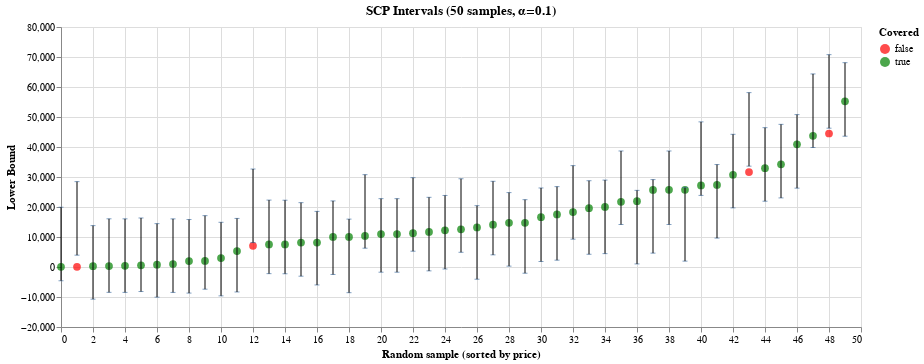

Source (notebook cell):
### Code cell
chart = alt.Chart(df_sample, title=f"SCP Intervals (50 samples, α={alpha})").encode(
    alt.X("index:Q", title="Random sample (sorted by price)"),
    tooltip=["index", "True Price", "Lower Bound", "Upper Bound", "is_covered"],
)

points = chart.mark_point(size=60, filled=True).encode(
    alt.Y("True Price:Q"),
    alt.Color("is_covered:N", title="Covered", scale={"range": ["red", "green"]}),
)

intervals = chart.mark_errorbar(ticks=True).encode(
    alt.Y("Lower Bound:Q"), alt.Y2("Upper Bound:Q")
)

(points + intervals).properties(width=800)

### Figure 1 — Vega specification as saved in the notebook (floating-point values rounded to 4 significant figures)
{"$schema": "https://vega.github.io/schema/vega/v6.json", "data": [{"name": "source_0"}, {"name": "data_0", "values": [{"Lower Bound": -4587.0, "True Price": 50, "Upper Bound": 19930.0, "index": 0, "is_covered": true}, {"Lower Bound": 3943.0, "True Price": 55, "Upper Bound": 28460.0, "index": 1, "is_covered": false}, {"Lower Bound": -10720.0, "True Price": 282, "Upper Bound": 13800.0, "index": 2, "is_covered": true}, {"Lower Bound": -8449.0, "True Price": 314, "Upper Bound": 16070.0, "index": 3, "is_covered": true}, {"Lower Bound": -8464.0, "True Price": 392, "Upper Bound": 16050.0, "index": 4, "is_covered": true}, {"Lower Bound": -8179.0, "True Price": 549, "Upper Bound": 16340.0, "index": 5, "is_covered": true}, {"Lower Bound": -10060.0, "True Price": 784, "Upper Bound": 14460.0, "index": 6, "is_covered": true}, {"Lower Bound": -8473.0, "True Price": 1000, "Upper Bound": 16040.0, "index": 7, "is_covered": true}, {"Lower Bound": -8695.0, "True Price": 1960, "Upper Bound": 15820.0, "index": 8, "is_covered": true}, {"Lower Bound": -7398.0, "True Price": 2038, "Upper Bound": 17120.0, "index": 9, "is_covered": true}, {"Lower Bound": -9617.0, "True Price": 2979, "Upper Bound": 14900.0, "index": 10, "is_covered": true}, {"Lower Bound": -8324.0, "True Price": 5331, "Upper Bound": 16190.0, "index": 11, "is_covered": true}, {"Lower Bound": 8144.0, "True Price": 7056, "Upper Bound": 32660.0, "index": 12, "is_covered": false}, {"Lower Bound": -2213.0, "True Price": 7527, "Upper Bound": 22300.0, "index": 13, "is_covered": true}, {"Lower Bound": -2254.0, "True Price": 7527, "Upper Bound": 22260.0, "index": 14, "is_covered": true}, {"Lower Bound": -3065.0, "True Price": 8154, "Upper Bound": 21450.0, "index": 15, "is_covered": true}, {"Lower Bound": -5981.0, "True Price": 8154, "Upper Bound": 18530.0, "index": 16, "is_covered": true}, {"Lower Bound": -2486.0, "True Price": 10036, "Upper Bound": 22030.0, "index": 17, "is_covered": true}, {"Lower Bound": -8558.0, "True Price": 10036, "Upper Bound": 15960.0, "index": 18, "is_covered": true}, {"Lower Bound": 6265.0, "True Price": 10349, "Upper Bound": 30780.0, "index": 19, "is_covered": true}, {"Lower Bound": -1730.0, "True Price": 10976, "Upper Bound": 22790.0, "index": 20, "is_covered": true}, {"Lower Bound": -1731.0, "True Price": 10976, "Upper Bound": 22780.0, "index": 21, "is_covered": true}, {"Lower Bound": 5264.0, "True Price": 11290, "Upper Bound": 29780.0, "index": 22, "is_covered": true}, {"Lower Bound": -1289.0, "True Price": 11676, "Upper Bound": 23230.0, "index": 23, "is_covered": true}, {"Lower Bound": -665.8, "True Price": 12231, "Upper Bound": 23850.0, "index": 24, "is_covered": true}, {"Lower Bound": 4902.0, "True Price": 12544, "Upper Bound": 29420.0, "index": 25, "is_covered": true}, {"Lower Bound": -4073.0, "True Price": 13172, "Upper Bound": 20440.0, "index": 26, "is_covered": true}, {"Lower Bound": 4051.0, "True Price": 14113, "Upper Bound": 28570.0, "index": 27, "is_covered": true}, {"Lower Bound": 287.6, "True Price": 14740, "Upper Bound": 24800.0, "index": 28, "is_covered": true}, {"Lower Bound": -2070.0, "True Price": 14740, "Upper Bound": 22450.0, "index": 29, "is_covered": true}, {"Lower Bound": 1825.0, "True Price": 16621, "Upper Bound": 26340.0, "index": 30, "is_covered": true}, {"Lower Bound": 2276.0, "True Price": 17540, "Upper Bound": 26790.0, "index": 31, "is_covered": true}, {"Lower Bound": 9276.0, "True Price": 18305, "Upper Bound": 33790.0, "index": 32, "is_covered": true}, {"Lower Bound": 4245.0, "True Price": 19613, "Upper Bound": 28760.0, "index": 33, "is_covered": true}, {"Lower Bound": 4457.0, "True Price": 20005, "Upper Bound": 28970.0, "index": 34, "is_covered": true}, {"Lower Bound": 14160.0, "True Price": 21730, "Upper Bound": 38680.0, "index": 35, "is_covered": true}, {"Lower Bound": 1026.0, "True Price": 21953, "Upper Bound": 25540.0, "index": 36, "is_covered": true}, {"Lower Bound": 4622.0, "True Price": 25669, "Upper Bound": 29140.0, "index": 37, "is_covered": true}, {"Lower Bound": 14160.0, "True Price": 25716, "Upper Bound": 38670.0, "index": 38, "is_covered": true}, {"Lower Bound": 1957.0, "True Price": 25716, "Upper Bound": 26470.0, "index": 39, "is_covered": true}, {"Lower Bound": 23860.0, "True Price": 27174, "Upper Bound": 48380.0, "index": 40, "is_covered": true}, {"Lower Bound": 9634.0, "True Price": 27356, "Upper Bound": 34150.0, "index": 41, "is_covered": true}, {"Lower Bound": 19710.0, "True Price": 30750, "Upper Bound": 44230.0, "index": 42, "is_covered": true}, {"Lower Bound": 33610.0, "True Price": 31653, "Upper Bound": 58130.0, "index": 43, "is_covered": false}, {"Lower Bound": 21930.0, "True Price": 32929, "Upper Bound": 46450.0, "index": 44, "is_covered": true}, {"Lower Bound": 23030.0, "True Price": 34240, "Upper Bound": 47550.0, "index": 45, "is_covered": true}, {"Lower Bound": 26280.0, "True Price": 40889, "Upper Bound": 50800.0, "index": 46, "is_covered": true}, {"Lower Bound": 39840.0, "True Price": 43714, "Upper Bound": 64360.0, "index": 47, "is_covered": true}, {"Lower Bound": 46270.0, "True Price": 44500, "Upper Bound": 70790.0, "index": 48, "is_covered": false}, {"Lower Bound": 43590.0, "True Price": 55230, "Upper Bound": 68110.0, "index": 49, "is_covered": true}]}, {"name": "data_1"}, {"name": "data_2", "values": [{"Lower Bound": -4587.0, "True Price": 50, "Upper Bound": 19930.0, "index": 0, "is_covered": true, "lower_Lower Bound": -4587.0, "upper_Lower Bound": 19930.0}, {"Lower Bound": 3943.0, "True Price": 55, "Upper Bound": 28460.0, "index": 1, "is_covered": false, "lower_Lower Bound": 3943.0, "upper_Lower Bound": 28460.0}, {"Lower Bound": -10720.0, "True Price": 282, "Upper Bound": 13800.0, "index": 2, "is_covered": true, "lower_Lower Bound": -10720.0, "upper_Lower Bound": 13800.0}, {"Lower Bound": -8449.0, "True Price": 314, "Upper Bound": 16070.0, "index": 3, "is_covered": true, "lower_Lower Bound": -8449.0, "upper_Lower Bound": 16070.0}, {"Lower Bound": -8464.0, "True Price": 392, "Upper Bound": 16050.0, "index": 4, "is_covered": true, "lower_Lower Bound": -8464.0, "upper_Lower Bound": 16050.0}, {"Lower Bound": -8179.0, "True Price": 549, "Upper Bound": 16340.0, "index": 5, "is_covered": true, "lower_Lower Bound": -8179.0, "upper_Lower Bound": 16340.0}, {"Lower Bound": -10060.0, "True Price": 784, "Upper Bound": 14460.0, "index": 6, "is_covered": true, "lower_Lower Bound": -10060.0, "upper_Lower Bound": 14460.0}, {"Lower Bound": -8473.0, "True Price": 1000, "Upper Bound": 16040.0, "index": 7, "is_covered": true, "lower_Lower Bound": -8473.0, "upper_Lower Bound": 16040.0}, {"Lower Bound": -8695.0, "True Price": 1960, "Upper Bound": 15820.0, "index": 8, "is_covered": true, "lower_Lower Bound": -8695.0, "upper_Lower Bound": 15820.0}, {"Lower Bound": -7398.0, "True Price": 2038, "Upper Bound": 17120.0, "index": 9, "is_covered": true, "lower_Lower Bound": -7398.0, "upper_Lower Bound": 17120.0}, {"Lower Bound": -9617.0, "True Price": 2979, "Upper Bound": 14900.0, "index": 10, "is_covered": true, "lower_Lower Bound": -9617.0, "upper_Lower Bound": 14900.0}, {"Lower Bound": -8324.0, "True Price": 5331, "Upper Bound": 16190.0, "index": 11, "is_covered": true, "lower_Lower Bound": -8324.0, "upper_Lower Bound": 16190.0}, {"Lower Bound": 8144.0, "True Price": 7056, "Upper Bound": 32660.0, "index": 12, "is_covered": false, "lower_Lower Bound": 8144.0, "upper_Lower Bound": 32660.0}, {"Lower Bound": -2213.0, "True Price": 7527, "Upper Bound": 22300.0, "index": 13, "is_covered": true, "lower_Lower Bound": -2213.0, "upper_Lower Bound": 22300.0}, {"Lower Bound": -2254.0, "True Price": 7527, "Upper Bound": 22260.0, "index": 14, "is_covered": true, "lower_Lower Bound": -2254.0, "upper_Lower Bound": 22260.0}, {"Lower Bound": -3065.0, "True Price": 8154, "Upper Bound": 21450.0, "index": 15, "is_covered": true, "lower_Lower Bound": -3065.0, "upper_Lower Bound": 21450.0}, {"Lower Bound": -5981.0, "True Price": 8154, "Upper Bound": 18530.0, "index": 16, "is_covered": true, "lower_Lower Bound": -5981.0, "upper_Lower Bound": 18530.0}, {"Lower Bound": -2486.0, "True Price": 10036, "Upper Bound": 22030.0, "index": 17, "is_covered": true, "lower_Lower Bound": -2486.0, "upper_Lower Bound": 22030.0}, {"Lower Bound": -8558.0, "True Price": 10036, "Upper Bound": 15960.0, "index": 18, "is_covered": true, "lower_Lower Bound": -8558.0, "upper_Lower Bound": 15960.0}, {"Lower Bound": 6265.0, "True Price": 10349, "Upper Bound": 30780.0, "index": 19, "is_covered": true, "lower_Lower Bound": 6265.0, "upper_Lower Bound": 30780.0}, {"Lower Bound": -1730.0, "True Price": 10976, "Upper Bound": 22790.0, "index": 20, "is_covered": true, "lower_Lower Bound": -1730.0, "upper_Lower Bound": 22790.0}, {"Lower Bound": -1731.0, "True Price": 10976, "Upper Bound": 22780.0, "index": 21, "is_covered": true, "lower_Lower Bound": -1731.0, "upper_Lower Bound": 22780.0}, {"Lower Bound": 5264.0, "True Price": 11290, "Upper Bound": 29780.0, "index": 22, "is_covered": true, "lower_Lower Bound": 5264.0, "upper_Lower Bound": 29780.0}, {"Lower Bound": -1289.0, "True Price": 11676, "Upper Bound": 23230.0, "index": 23, "is_covered": true, "lower_Lower Bound": -1289.0, "upper_Lower Bound": 23230.0}, {"Lower Bound": -665.8, "True Price": 12231, "Upper Bound": 23850.0, "index": 24, "is_covered": true, "lower_Lower Bound": -665.8, "upper_Lower Bound": 23850.0}, {"Lower Bound": 4902.0, "True Price": 12544, "Upper Bound": 29420.0, "index": 25, "is_covered": true, "lower_Lower Bound": 4902.0, "upper_Lower Bound": 29420.0}, {"Lower Bound": -4073.0, "True Price": 13172, "Upper Bound": 20440.0, "index": 26, "is_covered": true, "lower_Lower Bound": -4073.0, "upper_Lower Bound": 20440.0}, {"Lower Bound": 4051.0, "True Price": 14113, "Upper Bound": 28570.0, "index": 27, "is_covered": true, "lower_Lower Bound": 4051.0, "upper_Lower Bound": 28570.0}, {"Lower Bound": 287.6, "True Price": 14740, "Upper Bound": 24800.0, "index": 28, "is_covered": true, "lower_Lower Bound": 287.6, "upper_Lower Bound": 24800.0}, {"Lower Bound": -2070.0, "True Price": 14740, "Upper Bound": 22450.0, "index": 29, "is_covered": true, "lower_Lower Bound": -2070.0, "upper_Lower Bound": 22450.0}, {"Lower Bound": 1825.0, "True Price": 16621, "Upper Bound": 26340.0, "index": 30, "is_covered": true, "lower_Lower Bound": 1825.0, "upper_Lower Bound": 26340.0}, {"Lower Bound": 2276.0, "True Price": 17540, "Upper Bound": 26790.0, "index": 31, "is_covered": true, "lower_Lower Bound": 2276.0, "upper_Lower Bound": 26790.0}, {"Lower Bound": 9276.0, "True Price": 18305, "Upper Bound": 33790.0, "index": 32, "is_covered": true, "lower_Lower Bound": 9276.0, "upper_Lower Bound": 33790.0}, {"Lower Bound": 4245.0, "True Price": 19613, "Upper Bound": 28760.0, "index": 33, "is_covered": true, "lower_Lower Bound": 4245.0, "upper_Lower Bound": 28760.0}, {"Lower Bound": 4457.0, "True Price": 20005, "Upper Bound": 28970.0, "index": 34, "is_covered": true, "lower_Lower Bound": 4457.0, "upper_Lower Bound": 28970.0}, {"Lower Bound": 14160.0, "True Price": 21730, "Upper Bound": 38680.0, "index": 35, "is_covered": true, "lower_Lower Bound": 14160.0, "upper_Lower Bound": 38680.0}, {"Lower Bound": 1026.0, "True Price": 21953, "Upper Bound": 25540.0, "index": 36, "is_covered": true, "lower_Lower Bound": 1026.0, "upper_Lower Bound": 25540.0}, {"Lower Bound": 4622.0, "True Price": 25669, "Upper Bound": 29140.0, "index": 37, "is_covered": true, "lower_Lower Bound": 4622.0, "upper_Lower Bound": 29140.0}, {"Lower Bound": 14160.0, "True Price": 25716, "Upper Bound": 38670.0, "index": 38, "is_covered": true, "lower_Lower Bound": 14160.0, "upper_Lower Bound": 38670.0}, {"Lower Bound": 1957.0, "True Price": 25716, "Upper Bound": 26470.0, "index": 39, "is_covered": true, "lower_Lower Bound": 1957.0, "upper_Lower Bound": 26470.0}, {"Lower Bound": 23860.0, "True Price": 27174, "Upper Bound": 48380.0, "index": 40, "is_covered": true, "lower_Lower Bound": 23860.0, "upper_Lower Bound": 48380.0}, {"Lower Bound": 9634.0, "True Price": 27356, "Upper Bound": 34150.0, "index": 41, "is_covered": true, "lower_Lower Bound": 9634.0, "upper_Lower Bound": 34150.0}, {"Lower Bound": 19710.0, "True Price": 30750, "Upper Bound": 44230.0, "index": 42, "is_covered": true, "lower_Lower Bound": 19710.0, "upper_Lower Bound": 44230.0}, {"Lower Bound": 33610.0, "True Price": 31653, "Upper Bound": 58130.0, "index": 43, "is_covered": false, "lower_Lower Bound": 33610.0, "upper_Lower Bound": 58130.0}, {"Lower Bound": 21930.0, "True Price": 32929, "Upper Bound": 46450.0, "index": 44, "is_covered": true, "lower_Lower Bound": 21930.0, "upper_Lower Bound": 46450.0}, {"Lower Bound": 23030.0, "True Price": 34240, "Upper Bound": 47550.0, "index": 45, "is_covered": true, "lower_Lower Bound": 23030.0, "upper_Lower Bound": 47550.0}, {"Lower Bound": 26280.0, "True Price": 40889, "Upper Bound": 50800.0, "index": 46, "is_covered": true, "lower_Lower Bound": 26280.0, "upper_Lower Bound": 50800.0}, {"Lower Bound": 39840.0, "True Price": 43714, "Upper Bound": 64360.0, "index": 47, "is_covered": true, "lower_Lower Bound": 39840.0, "upper_Lower Bound": 64360.0}, {"Lower Bound": 46270.0, "True Price": 44500, "Upper Bound": 70790.0, "index": 48, "is_covered": false, "lower_Lower Bound": 46270.0, "upper_Lower Bound": 70790.0}, {"Lower Bound": 43590.0, "True Price": 55230, "Upper Bound": 68110.0, "index": 49, "is_covered": true, "lower_Lower Bound": 43590.0, "upper_Lower Bound": 68110.0}]}, {"name": "data_3", "values": [{"Lower Bound": -4587.0, "True Price": 50, "Upper Bound": 19930.0, "index": 0, "is_covered": true, "upper_Lower Bound": 19930.0}, {"Lower Bound": 3943.0, "True Price": 55, "Upper Bound": 28460.0, "index": 1, "is_covered": false, "upper_Lower Bound": 28460.0}, {"Lower Bound": -10720.0, "True Price": 282, "Upper Bound": 13800.0, "index": 2, "is_covered": true, "upper_Lower Bound": 13800.0}, {"Lower Bound": -8449.0, "True Price": 314, "Upper Bound": 16070.0, "index": 3, "is_covered": true, "upper_Lower Bound": 16070.0}, {"Lower Bound": -8464.0, "True Price": 392, "Upper Bound": 16050.0, "index": 4, "is_covered": true, "upper_Lower Bound": 16050.0}, {"Lower Bound": -8179.0, "True Price": 549, "Upper Bound": 16340.0, "index": 5, "is_covered": true, "upper_Lower Bound": 16340.0}, {"Lower Bound": -10060.0, "True Price": 784, "Upper Bound": 14460.0, "index": 6, "is_covered": true, "upper_Lower Bound": 14460.0}, {"Lower Bound": -8473.0, "True Price": 1000, "Upper Bound": 16040.0, "index": 7, "is_covered": true, "upper_Lower Bound": 16040.0}, {"Lower Bound": -8695.0, "True Price": 1960, "Upper Bound": 15820.0, "index": 8, "is_covered": true, "upper_Lower Bound": 15820.0}, {"Lower Bound": -7398.0, "True Price": 2038, "Upper Bound": 17120.0, "index": 9, "is_covered": true, "upper_Lower Bound": 17120.0}, {"Lower Bound": -9617.0, "True Price": 2979, "Upper Bound": 14900.0, "index": 10, "is_covered": true, "upper_Lower Bound": 14900.0}, {"Lower Bound": -8324.0, "True Price": 5331, "Upper Bound": 16190.0, "index": 11, "is_covered": true, "upper_Lower Bound": 16190.0}, {"Lower Bound": 8144.0, "True Price": 7056, "Upper Bound": 32660.0, "index": 12, "is_covered": false, "upper_Lower Bound": 32660.0}, {"Lower Bound": -2213.0, "True Price": 7527, "Upper Bound": 22300.0, "index": 13, "is_covered": true, "upper_Lower Bound": 22300.0}, {"Lower Bound": -2254.0, "True Price": 7527, "Upper Bound": 22260.0, "index": 14, "is_covered": true, "upper_Lower Bound": 22260.0}, {"Lower Bound": -3065.0, "True Price": 8154, "Upper Bound": 21450.0, "index": 15, "is_covered": true, "upper_Lower Bound": 21450.0}, {"Lower Bound": -5981.0, "True Price": 8154, "Upper Bound": 18530.0, "index": 16, "is_covered": true, "upper_Lower Bound": 18530.0}, {"Lower Bound": -2486.0, "True Price": 10036, "Upper Bound": 22030.0, "index": 17, "is_covered": true, "upper_Lower Bound": 22030.0}, {"Lower Bound": -8558.0, "True Price": 10036, "Upper Bound": 15960.0, "index": 18, "is_covered": true, "upper_Lower Bound": 15960.0}, {"Lower Bound": 6265.0, "True Price": 10349, "Upper Bound": 30780.0, "index": 19, "is_covered": true, "upper_Lower Bound": 30780.0}, {"Lower Bound": -1730.0, "True Price": 10976, "Upper Bound": 22790.0, "index": 20, "is_covered": true, "upper_Lower Bound": 22790.0}, {"Lower Bound": -1731.0, "True Price": 10976, "Upper Bound": 22780.0, "index": 21, "is_covered": true, "upper_Lower Bound": 22780.0}, {"Lower Bound": 5264.0, "True Price": 11290, "Upper Bound": 29780.0, "index": 22, "is_covered": true, "upper_Lower Bound": 29780.0}, {"Lower Bound": -1289.0, "True Price": 11676, "Upper Bound": 23230.0, "index": 23, "is_covered": true, "upper_Lower Bound": 23230.0}, {"Lower Bound": -665.8, "True Price": 12231, "Upper Bound": 23850.0, "index": 24, "is_covered": true, "upper_Lower Bound": 23850.0}, {"Lower Bound": 4902.0, "True Price": 12544, "Upper Bound": 29420.0, "index": 25, "is_covered": true, "upper_Lower Bound": 29420.0}, {"Lower Bound": -4073.0, "True Price": 13172, "Upper Bound": 20440.0, "index": 26, "is_covered": true, "upper_Lower Bound": 20440.0}, {"Lower Bound": 4051.0, "True Price": 14113, "Upper Bound": 28570.0, "index": 27, "is_covered": true, "upper_Lower Bound": 28570.0}, {"Lower Bound": 287.6, "True Price": 14740, "Upper Bound": 24800.0, "index": 28, "is_covered": true, "upper_Lower Bound": 24800.0}, {"Lower Bound": -2070.0, "True Price": 14740, "Upper Bound": 22450.0, "index": 29, "is_covered": true, "upper_Lower Bound": 22450.0}, {"Lower Bound": 1825.0, "True Price": 16621, "Upper Bound": 26340.0, "index": 30, "is_covered": true, "upper_Lower Bound": 26340.0}, {"Lower Bound": 2276.0, "True Price": 17540, "Upper Bound": 26790.0, "index": 31, "is_covered": true, "upper_Lower Bound": 26790.0}, {"Lower Bound": 9276.0, "True Price": 18305, "Upper Bound": 33790.0, "index": 32, "is_covered": true, "upper_Lower Bound": 33790.0}, {"Lower Bound": 4245.0, "True Price": 19613, "Upper Bound": 28760.0, "index": 33, "is_covered": true, "upper_Lower Bound": 28760.0}, {"Lower Bound": 4457.0, "True Price": 20005, "Upper Bound": 28970.0, "index": 34, "is_covered": true, "upper_Lower Bound": 28970.0}, {"Lower Bound": 14160.0, "True Price": 21730, "Upper Bound": 38680.0, "index": 35, "is_covered": true, "upper_Lower Bound": 38680.0}, {"Lower Bound": 1026.0, "True Price": 21953, "Upper Bound": 25540.0, "index": 36, "is_covered": true, "upper_Lower Bound": 25540.0}, {"Lower Bound": 4622.0, "True Price": 25669, "Upper Bound": 29140.0, "index": 37, "is_covered": true, "upper_Lower Bound": 29140.0}, {"Lower Bound": 14160.0, "True Price": 25716, "Upper Bound": 38670.0, "index": 38, "is_covered": true, "upper_Lower Bound": 38670.0}, {"Lower Bound": 1957.0, "True Price": 25716, "Upper Bound": 26470.0, "index": 39, "is_covered": true, "upper_Lower Bound": 26470.0}, {"Lower Bound": 23860.0, "True Price": 27174, "Upper Bound": 48380.0, "index": 40, "is_covered": true, "upper_Lower Bound": 48380.0}, {"Lower Bound": 9634.0, "True Price": 27356, "Upper Bound": 34150.0, "index": 41, "is_covered": true, "upper_Lower Bound": 34150.0}, {"Lower Bound": 19710.0, "True Price": 30750, "Upper Bound": 44230.0, "index": 42, "is_covered": true, "upper_Lower Bound": 44230.0}, {"Lower Bound": 33610.0, "True Price": 31653, "Upper Bound": 58130.0, "index": 43, "is_covered": false, "upper_Lower Bound": 58130.0}, {"Lower Bound": 21930.0, "True Price": 32929, "Upper Bound": 46450.0, "index": 44, "is_covered": true, "upper_Lower Bound": 46450.0}, {"Lower Bound": 23030.0, "True Price": 34240, "Upper Bound": 47550.0, "index": 45, "is_covered": true, "upper_Lower Bound": 47550.0}, {"Lower Bound": 26280.0, "True Price": 40889, "Upper Bound": 50800.0, "index": 46, "is_covered": true, "upper_Lower Bound": 50800.0}, {"Lower Bound": 39840.0, "True Price": 43714, "Upper Bound": 64360.0, "index": 47, "is_covered": true, "upper_Lower Bound": 64360.0}, {"Lower Bound": 46270.0, "True Price": 44500, "Upper Bound": 70790.0, "index": 48, "is_covered": false, "upper_Lower Bound": 70790.0}, {"Lower Bound": 43590.0, "True Price": 55230, "Upper Bound": 68110.0, "index": 49, "is_covered": true, "upper_Lower Bound": 68110.0}]}, {"name": "data_0_color_domain_is_covered", "values": [{"is_covered": true}, {"is_covered": false}]}], "marks": [{"type": "symbol", "name": "layer_0_marks", "from": {"data": "data_0"}, "encode": {"update": {"x": {"field": "index", "scale": "x"}, "size": {"value": 60}, "fill": {"field": "is_covered", "scale": "color"}, "y": {"field": "True Price", "scale": "y"}, "opacity": {"value": 0.7}, "tooltip": {"signal": "{\"index\": format(datum[\"index\"], \"\"), \"True Price\": format(datum[\"True Price\"], \"\"), \"Lower Bound\": format(datum[\"Lower Bound\"], \"\"), \"Upper Bound\": format(datum[\"Upper Bound\"], \"\"), \"is_covered\": isValid(datum[\"is_covered\"]) ? datum[\"is_covered\"] : \"\"+datum[\"is_covered\"]}"}}}, "style": ["point"]}, {"type": "rect", "name": "layer_1_layer_0_marks", "from": {"data": "data_2"}, "encode": {"update": {"fill": {"value": "#4c78a8"}, "xc": {"field": "index", "scale": "x"}, "tooltip": {"signal": "{\"index\": format(datum[\"index\"], \"\"), \"True Price\": format(datum[\"True Price\"], \"\"), \"Lower Bound\": format(datum[\"Lower Bound\"], \"\"), \"Upper Bound\": format(datum[\"Upper Bound\"], \"\"), \"is_covered\": isValid(datum[\"is_covered\"]) ? datum[\"is_covered\"] : \"\"+datum[\"is_covered\"]}"}, "opacity": {"value": 0.7}, "width": {"value": 5}, "yc": {"field": "lower_Lower Bound", "scale": "y"}, "height": {"value": 1}}}, "style": ["tick", "errorbar-ticks"], "aria": false}, {"type": "rect", "name": "layer_1_layer_1_marks", "from": {"data": "data_3"}, "encode": {"update": {"fill": {"value": "#4c78a8"}, "width": {"value": 5}, "opacity": {"value": 0.7}, "tooltip": {"signal": "{\"index\": format(datum[\"index\"], \"\"), \"True Price\": format(datum[\"True Price\"], \"\"), \"Lower Bound\": format(datum[\"Lower Bound\"], \"\"), \"Upper Bound\": format(datum[\"Upper Bound\"], \"\"), \"is_covered\": isValid(datum[\"is_covered\"]) ? datum[\"is_covered\"] : \"\"+datum[\"is_covered\"]}"}, "xc": {"field": "index", "scale": "x"}, "yc": {"field": "upper_Lower Bound", "scale": "y"}, "height": {"value": 1}}}, "aria": false, "style": ["tick", "errorbar-ticks"]}, {"type": "rule", "name": "layer_1_layer_2_marks", "from": {"data": "data_2"}, "encode": {"update": {"y2": {"field": "upper_Lower Bound", "scale": "y"}, "tooltip": {"signal": "{\"index\": format(datum[\"index\"], \"\"), \"True Price\": format(datum[\"True Price\"], \"\"), \"Lower Bound\": format(datum[\"Lower Bound\"], \"\"), \"Upper Bound\": format(datum[\"Upper Bound\"], \"\"), \"is_covered\": isValid(datum[\"is_covered\"]) ? datum[\"is_covered\"] : \"\"+datum[\"is_covered\"]}"}, "stroke": {"value": "black"}, "x": {"field": "index", "scale": "x"}, "y": {"field": "lower_Lower Bound", "scale": "y"}}}, "style": ["rule", "errorbar-rule"]}], "scales": [{"name": "x", "type": "linear", "domain": {"fields": [{"data": "data_0", "field": "index"}, {"data": "data_2", "field": "index"}, {"data": "data_3", "field": "index"}]}, "range": [0, {"signal": "width"}], "zero": true, "nice": true}, {"name": "y", "type": "linear", "domain": {"fields": [{"data": "data_0", "field": "True Price"}, {"data": "data_2", "field": "lower_Lower Bound"}, {"data": "data_3", "field": "upper_Lower Bound"}, {"data": "data_2", "field": "upper_Lower Bound"}]}, "range": [{"signal": "height"}, 0], "zero": true, "nice": true}, {"name": "color", "type": "ordinal", "domain": {"data": "data_0_color_domain_is_covered", "field": "is_covered", "sort": true}, "range": ["red", "green"]}], "axes": [{"scale": "x", "gridScale": "y", "orient": "bottom", "grid": true, "maxExtent": 0, "zindex": 0, "aria": false, "ticks": false, "minExtent": 0, "domain": false, "tickCount": {"signal": "ceil(width/40)"}, "labels": false}, {"scale": "y", "gridScale": "x", "tickCount": {"signal": "ceil(height/40)"}, "aria": false, "maxExtent": 0, "domain": false, "grid": true, "minExtent": 0, "zindex": 0, "orient": "left", "labels": false, "ticks": false}, {"scale": "x", "grid": false, "orient": "bottom", "tickCount": {"signal": "ceil(width/40)"}, "labelFlush": true, "zindex": 0, "labelOverlap": true, "title": "Random sample (sorted by price)"}, {"scale": "y", "zindex": 0, "grid": false, "title": "Lower Bound", "labelOverlap": true, "orient": "left", "tickCount": {"signal": "ceil(height/40)"}}], "title": {"text": "SCP Intervals (50 samples, α=0.1)", "frame": "group"}, "background": "white", "style": "cell", "width": 800, "padding": 5, "height": 300, "legends": [{"title": "Covered", "fill": "color", "symbolType": "circle", "encode": {"symbols": {"update": {"opacity": {"value": 0.7}}}}}]}
